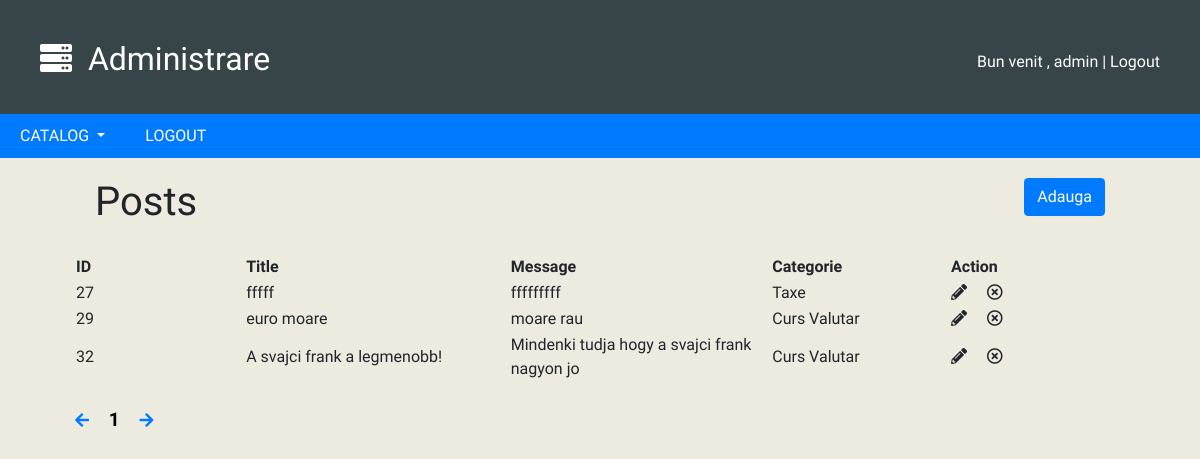
The app's page /admin/posts.php (signed in), older data.
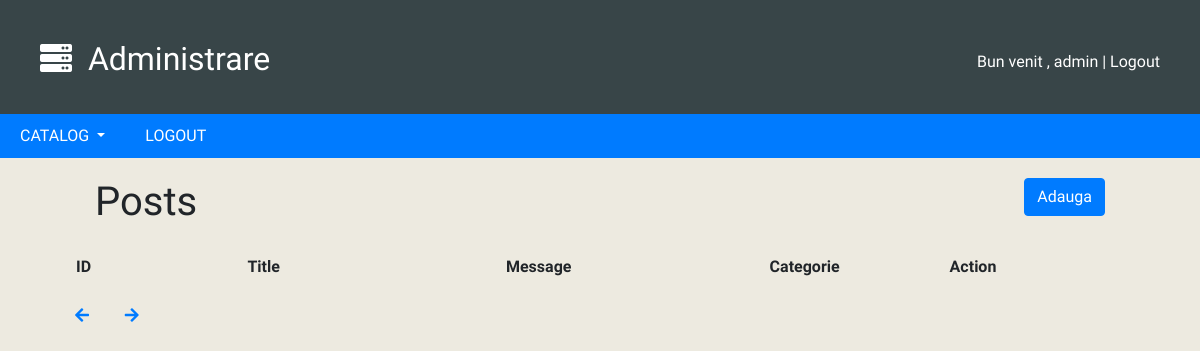
The same page, newer data.
### tables this page shows
CREATE TABLE `posts` (
  `id` int(6) NOT NULL,
  `user_who_posted` text NOT NULL,
  `category_id` int(6) NOT NULL,
  `title` text NOT NULL,
  `message` text NOT NULL,
  `posted` datetime NOT NULL,
  `comment_` text NOT NULL,
  `who_comment` text NOT NULL
);

CREATE TABLE `categories` (
  `id` int(6) NOT NULL,
  `name` text NOT NULL
);

### admin/posts.php (the view, shortened to what this page needs)
<?
include 'config.php';
include 'header.php';
$page = $_GET['page'];
$end = 10;
$start = ($page * $end) - $end;
 ?>
<!DOCTYPE html PUBLIC "-//W3C//DTD XHTML 1.0 Transitional//EN" "http://www.w3.org/TR/xhtml1/DTD/xhtml1-transitional.dtd">
<html xmlns="http://www.w3.org/1999/xhtml">
<head>
<link rel="stylesheet" href="https://stackpath.bootstrapcdn.com/bootstrap/4.2.1/css/bootstrap.min.css">
<link rel="stylesheet" href="admin_style.css">
</head>
<body>
  <div class="container-fluid">
    <div class="row">
      <div class="col-md-6">
        <h1>Posts</h1>
      </div>
      <div class="col-md-6 pull">
        <a class="btn btn-primary add" href="posts.php?action=add">Adauga</a>
      </div>
    </div>
    <table id="post-table">
      <tr>
        <th width=200><b>ID</b></th>
        <th width=300><b>Title</b></th>
        <th width=300 style="max-width:300px"><b>Message</b></th>
        <th width=200><b>Categorie</b></th>
        <th width=200><b>Action</b></th>
      </tr>
      <?
        $result = mysqli_query($conn,"SELECT * FROM posts LIMIT $start,$end");
        while($row = mysqli_fetch_array($result)):
          $get_category = mysqli_query($conn,"SELECT name FROM categories WHERE id ='".$row['category_id']."'");
          while($row_j = mysqli_fetch_array($get_category)):
       ?>
       <tr>
         <td><?= $row['id']; ?></td>
         <td><?= $row['title']; ?></td>
         <td><?= $row['message']; ?></td>
         <td><?= $row_j['name']; ?></td>
         <td>
          <i class="fas fa-pencil-alt" onclick="window.location='posts.php?page=<? echo $_GET['page']; ?>&edit_id=<? echo $row['id']; ?>&action=edit'"></i>
           <i class="far fa-times-circle" onclick="if(confirm('Are you sure?'))window.location='posts.php?page=<?= $_GET['page']; ?>&edit_id=<?= $row['id']; ?>&action=remove'"></i>
         </td>
       </tr>
     <? endwhile;endwhile;?>
    </table>
    <br>
    <a href="posts.php?page=<?= ($_GET['page'] - 1 == 0) ? $_SESSION['posts_total'] : $_GET['page'] - 1;?>">
      <i class="fas fa-arrow-left arrow-page"></i>
    </a>
    <? for($i = 1;$i <= $_SESSION['posts_total']; $i++): ?>
      <a href="posts.php?page=<?= $i; ?>" class="<? if($_GET['page'] == $i) echo 'selected'; ?>"><?= $i; ?></a>
    <? endfor; ?>
    <a href="posts.php?page=<?=  ($_GET['page'] + 1 == $_SESSION['posts_total']+1) ? 1 : $_GET['page'] + 1; ?>">
        <i class="fas fa-arrow-right arrow-page"></i>
    </a>
  </div>
</body>

Row changes from the older to the newer data that the page shows:
removed posts: id "27", title "fffff", message "fffffffff"
no longer on this page (row unchanged): categories: name "Taxe"
removed posts: id "29", title "euro moare", message "moare rau"
no longer on this page (row unchanged): categories: name "Curs Valutar"
removed posts: id "32", title "A svajci frank a legmenobb!", message "Mindenki tudja hogy a svajci frank nagyon jo"
Text that changed along with them:
list line gone: "1"
